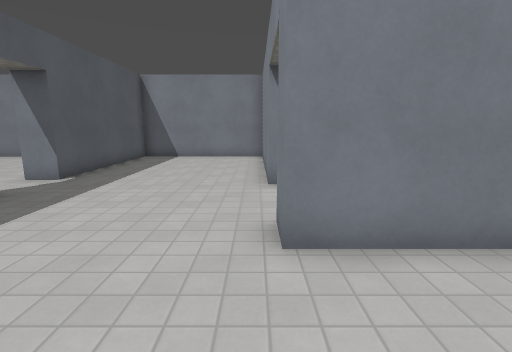
[1] (above)

16 first-person views from a walk through a 3-D level made in the Godot game engine. The camera is 1.5 m above the floor, tilts 10° down and sees 85° across. The floor is counted in squares, 1 m on a side. Each view is taken from the middle of a square. On the plan, view 1 faces up. The plan holds only what a view shows up to about 14 squares ahead; the rest is blank. Surface patterns are stand-ins for the level's own textures.

[2]
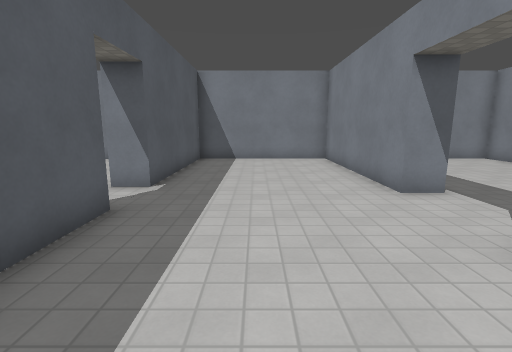

[3]
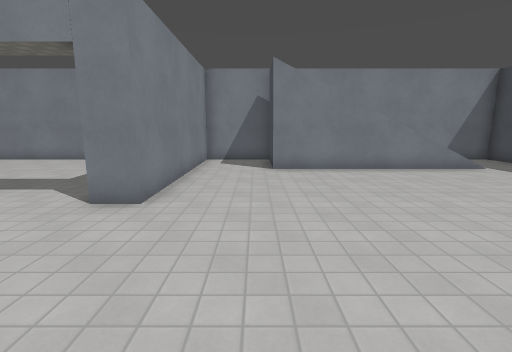

[4]
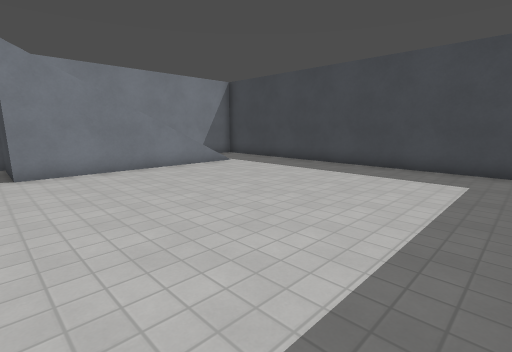

[5]
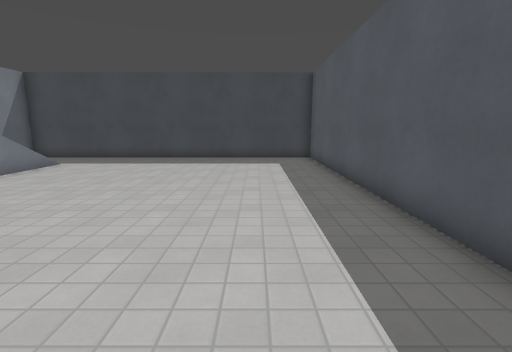

[6]
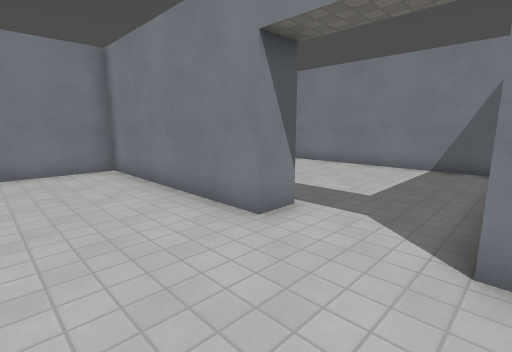

[7]
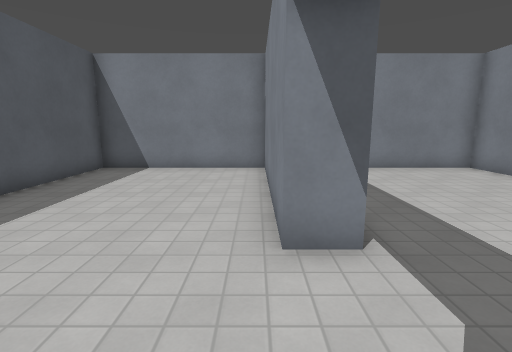

[8]
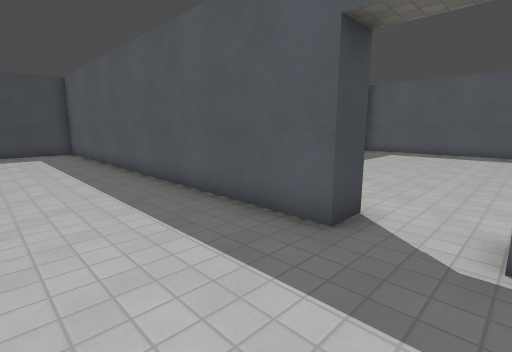

[9]
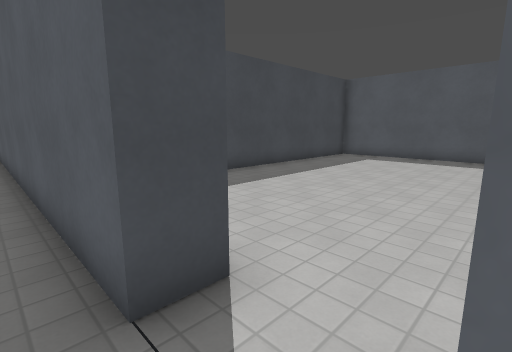

[10]
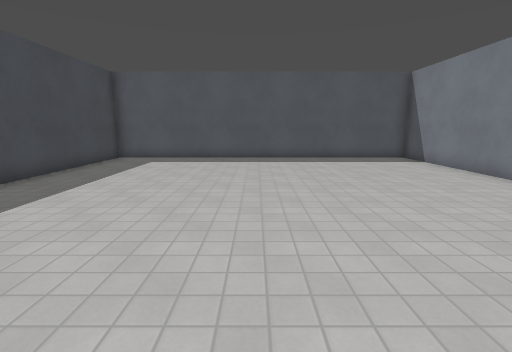

[11]
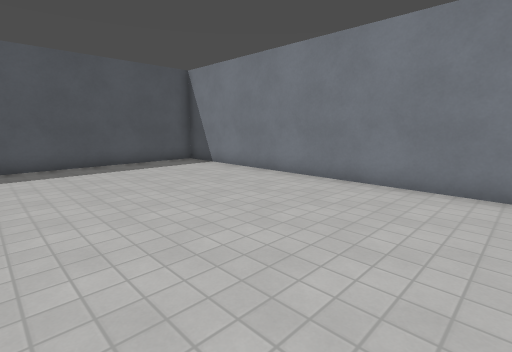

[12]
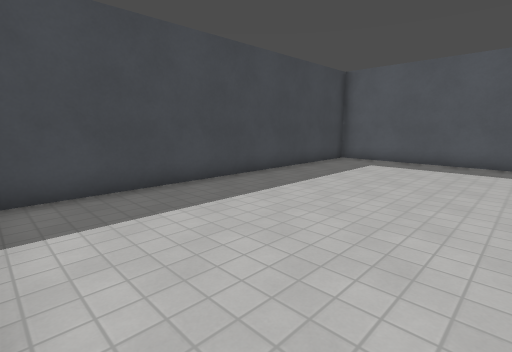

[13]
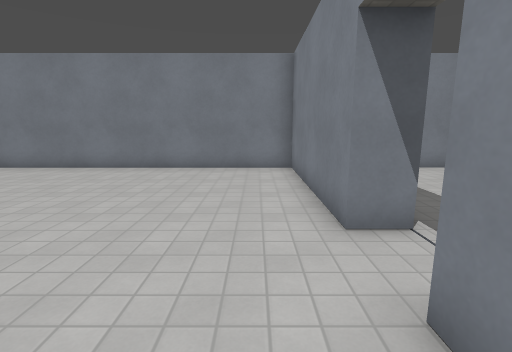

[14]
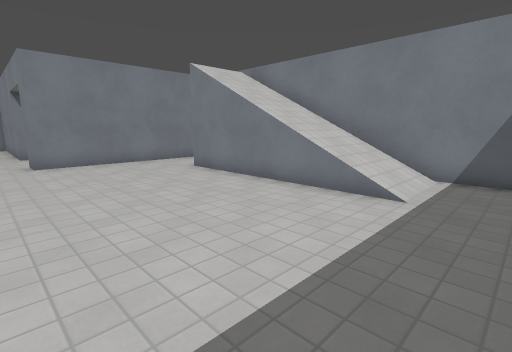

[15]
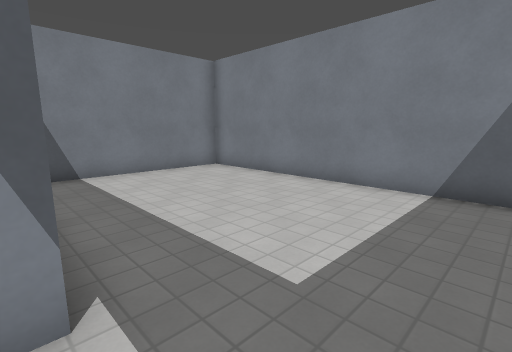

[16]
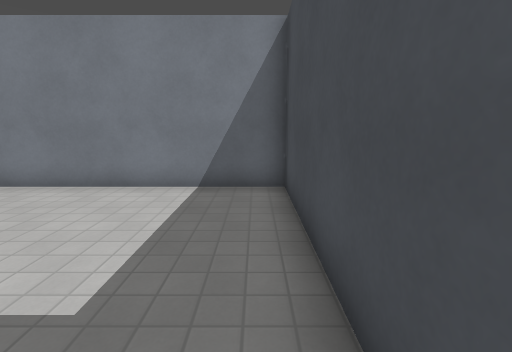

### Floor plan
Key: @ floor where view 1 was taken; # wall or solid block; . floor; / step, stairs or slope; ^ raised ledge.
Columns run from 20 left of view 1 to 8 right of it. Each row starts with its distance up from view 1.
 15 #############################
 14 #.............#......#......#
 13 #.............#......#......#
 12 #.............#......#......#
 11 #.............#......#......#
 10 #.............#......#......#
  9 #.............#......#......#
  8 #.............#......#......#
  7 #...........................#
  6 #.............#.............#
  5 #.............#.............#
  4 #.............#......########
  3 #.............#.............#
  2 #.............#.............#
  1 #.............#.............#
  0 ###############.....@....///#
 -1               #..........///^
 -2               #..........///^
 -3               #..........///#
 -4               #..........///#
 -5               #..........///#
 -6               #..........///#
 -7               #..........///#
 -8               #.............#
 -9               #.............#
-10               ###############

Where each view was taken, in squares from view 1:
view 1: 0 up, 0 right, facing up
view 2: 1 up, 3 left, facing up
view 3: 1 up, 5 left, facing right
view 4: 1 up, 5 left, facing down-right
view 5: 4 up, 3 left, facing down
view 6: 4 up, 3 left, facing up-right
view 7: 4 up, 0 right, facing up
view 8: 8 up, 2 left, facing down-left
view 9: 8 up, 5 left, facing down-left
view 10: 7 up, 6 left, facing left
view 11: 7 up, 8 left, facing up-left
view 12: 7 up, 7 left, facing down-left
view 13: 4 up, 8 left, facing up
view 14: 9 down, 1 left, facing up-right
view 15: 5 up, 1 right, facing up-right
view 16: 5 up, 1 right, facing right
